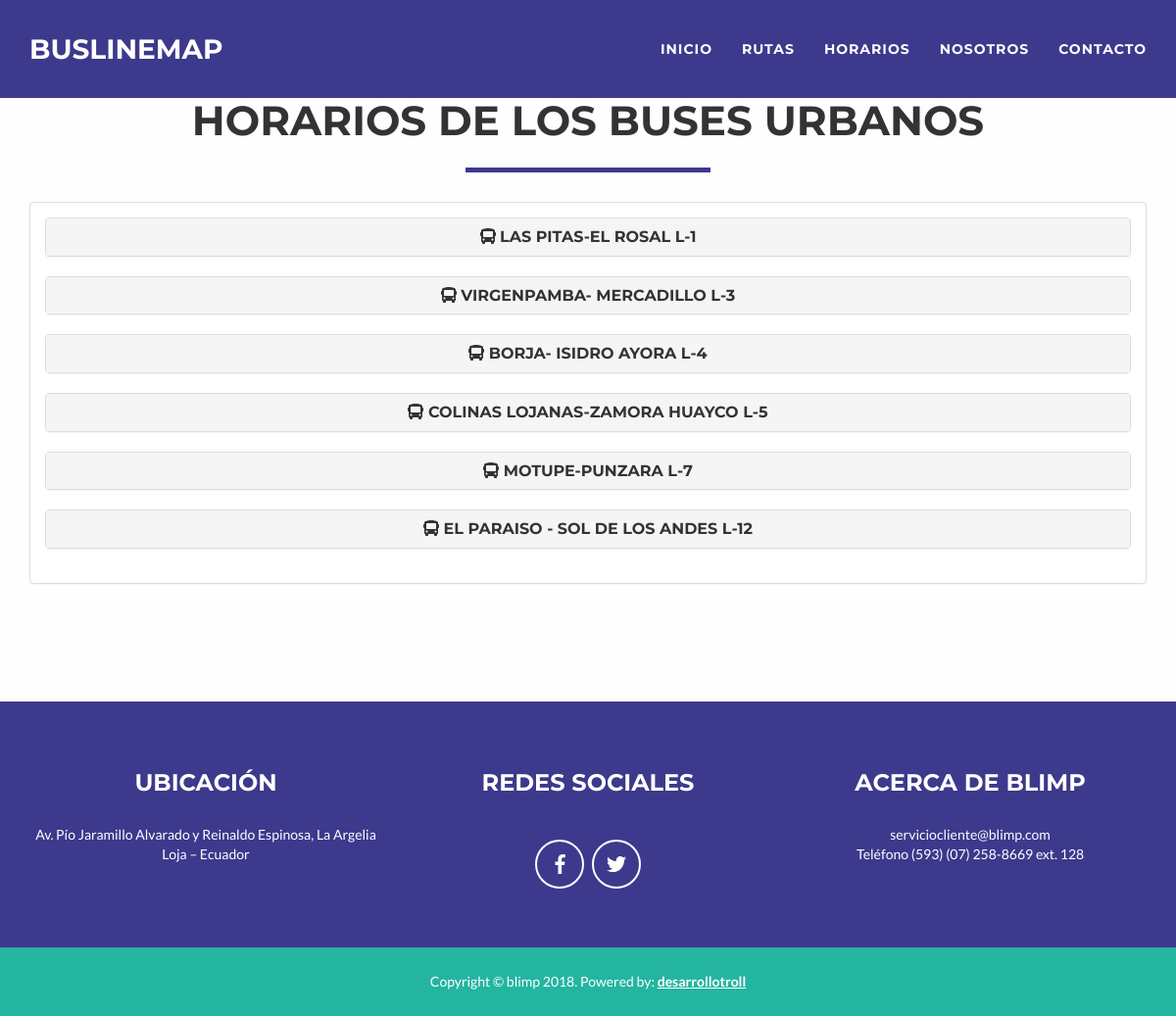
/cliente/horarios.php, run on the app's committed database.
### tables this page shows
CREATE TABLE `rutas` (
  `id_ruta` int(11) NOT NULL,
  `nombreRuta` varchar(300) DEFAULT NULL,
  `incioRuta` varchar(245) DEFAULT NULL,
  `finRuta` varchar(245) DEFAULT NULL,
  `primerTurno` varchar(45) DEFAULT NULL,
  `ultimoTurno` varchar(45) DEFAULT NULL,
  `recorrido` varchar(1000) DEFAULT NULL,
  `id_lineasdeBuses` int(11) NOT NULL
);

CREATE TABLE `lineasdebuses` (
  `id_lineadeBuses` int(11) NOT NULL,
  `nombreLineaBus` varchar(400) NOT NULL,
  `denotacion` varchar(445) DEFAULT NULL,
  `descripcion` varchar(45) DEFAULT NULL,
  `numeroConsultas` int(100) NOT NULL
);

### cliente/php/consultarRutas.php (the view, shortened to what this page needs)
<?php
include "conexion.php";
$resultado = mysqli_query($con, "SELECT rutas.id_ruta,rutas.nombreRuta,rutas.recorrido,rutas.id_lineasdeBuses,rutas.id_ruta,lineasdebuses.denotacion FROM rutas,lineasdebuses WHERE rutas.id_lineasdeBuses = lineasdebuses.id_lineadeBuses") ;
	while ($inforRutas = $resultado->fetch_array()) {
	$id=			$inforRutas['id_ruta'];
	$nomRuta=		$inforRutas['nombreRuta'];
	$nombreLinea =  $inforRutas['denotacion'];
	echo"<div class='panel-group' id='accordion'>";
		echo"<div class='panel panel-default'>";
			echo"<div class='panel-heading'>";
				echo" <h4 class='panel-title'>";
					echo"<i class='fas fa-bus'></i>";
					echo " <a data-toggle='collapse' data-parent='#accordion' href='#$id'data-role='button'>$nomRuta $nombreLinea</a></h4>";
			echo "</div>";
		echo" </div>";
	echo"</div>";
	}
?>

### cliente/prehead.php (shortened to what this page needs)
<!DOCTYPE html>
<html lang="es">
<head>
  <link href="vendor/bootstrap/css/bootstrap.min.css" rel="stylesheet">
  <link href="css/freelancer.min.css" rel="stylesheet">
  <link rel="stylesheet" href="css/stilos.css">

### cliente/horarios.php
<?php include("prehead.php"); ?>
</head>
<body id="page-top" class="index">
  <?php include("navbar.php"); ?>
  <section id="horarios">
    <div class="container">
      <div class="row">
        <div class="col-lg-12 text-center">
          <h2>Horarios de los Buses Urbanos</h2>
          <hr class="star-primary">
        </div>
      </div>
      <div class="row">
        <div class="col-lg-12 text-center">
          <div class="panel panel-default">
            <div class="panel-body">
             <?php include'php/consultarRutas.php'; ?>
            </div>
          </div>
        </div>
      </div>
    </div>
  </section>
  <?php include("footer.php"); ?>

### cliente/navbar.php (shortened to what this page needs)
<nav id="mainNav" class="navbar navbar-default navbar-fixed-top navbar-custom">
  <div class="container">
    <div class="navbar-header page-scroll">
      <a class="navbar-brand" href="index.php#page-top">BusLineMap</a>
    </div>
    <div class="collapse navbar-collapse" id="bs-example-navbar-collapse-1">
      <ul class="nav navbar-nav navbar-right">
        <li class="page-scroll">
          <a href="index.php">Inicio</a>
        </li>
        <li class="page-scroll">
          <a href="rutas.php">Rutas</a>
        </li>
        <li class="page-scroll">
          <a href="horarios.php">Horarios</a>
        </li>
        <li class="page-scroll">
          <a href="index.php#nosotros">Nosotros</a>
        </li>
        <li class="page-scroll">
          <a href="index.php#contacto">Contacto</a>
        </li>
      </ul>
    </div>
  </div>
</nav>

### cliente/footer.php (shortened to what this page needs)
    <footer class="text-center">
      <div class="footer-above">
        <div class="container">
          <div class="row">
            <div class="footer-col col-md-4">
              <h3>Ubicación</h3>
              Av. Pío Jaramillo Alvarado y Reinaldo Espinosa, La Argelia
              Loja – Ecuador
            </div>
            <div class="footer-col col-md-4">
              <h3>Redes sociales</h3>
              <ul class="list-inline">
                <li>
                  <a href="https://www.facebook.com/universidadnacionaloja" class="btn-social btn-outline"><i class="fab fa-facebook-f"></i></a>
                </li>
                  <a href="https://twitter.com/nacionaldeloja" class="btn-social btn-outline"><i class="fab fa-twitter"></i></a>
              </ul>
            </div>
            <div class="footer-col col-md-4">
              <h3>Acerca de blimp</h3>
              serviciocliente@blimp.com<br>
              Teléfono (593) (07) 258-8669 ext. 128
            </div>
          </div>
        </div>
      </div>
      <div class="footer-below">
        <div class="container">
          <div class="row">
            <div class="col-lg-12">
              Copyright &copy; blimp 2018. Powered by: <a href="http://desarrollotroll.com/" style="color:white; font-weight:bold; text-decoration:underline">desarrollotroll</a>
            </div>
          </div>
        </div>
      </div>
    </footer>
  </body>
</html>

### cliente/css/stilos.css (style rules this page uses)
.panel-body { color: #333; }
a { color: #24b5a1; outline: 0; font-weight: bold; }
footer .footer-below { background-color: #24b5a1; }
body { background-color: #FEFEFE; }

### data on the page
rutas: nombreRuta "LAS PITAS-EL ROSAL", id_lineasdeBuses.denotacion "L-1"
rutas: nombreRuta "VIRGENPAMBA- MERCADILLO", id_lineasdeBuses.denotacion "L-3"
rutas: nombreRuta "BORJA- ISIDRO AYORA", id_lineasdeBuses.denotacion "L-4"
rutas: nombreRuta "COLINAS LOJANAS-ZAMORA HUAYCO", id_lineasdeBuses.denotacion "L-5"
rutas: nombreRuta "MOTUPE-PUNZARA", id_lineasdeBuses.denotacion "L-7"
rutas: nombreRuta "EL PARAISO - SOL DE LOS ANDES", id_lineasdeBuses.denotacion "L-12"
